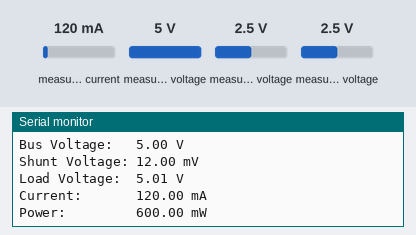
The sketch below on a simulated Arduino Uno, built with avr-gcc and run on an emulated ATmega328P. Parts: the last lines printed to the serial monitor. The inputs (shaded band) are chosen by the test bench; at power-on: measured current 120 mA, measured voltage 5 V, measured voltage 2.5 V.

Above: at 2.6 s.
2.7 s: measured current set to 40 mA
At 4.1 s:
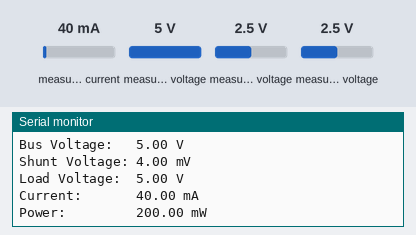
4.2 s: measured current set to 500 mA
At 5.9 s:
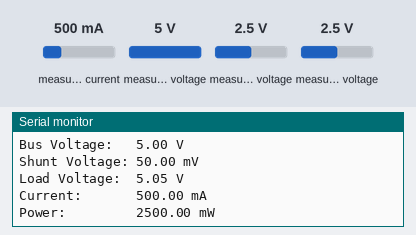
8.6 s: measured voltage (sensor 0) set to 0.3 V
At 10.5 s:
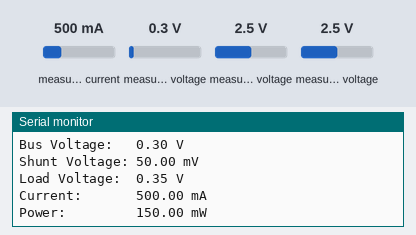
Timing chart, 0 to 12.0 s (numbered marks = the images above; inputs shaded):
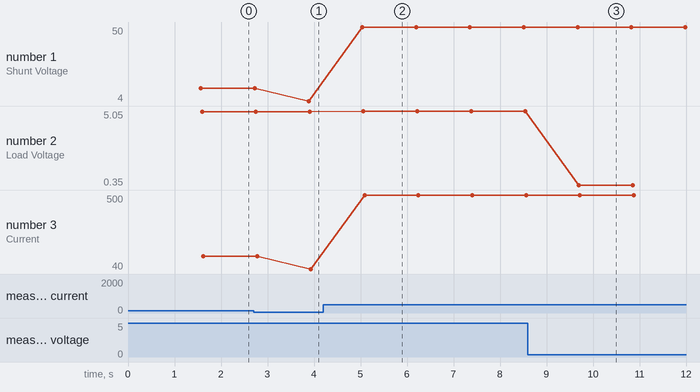

The sketch:

spi_ina219_ads1115.ino
```cpp
#include <Arduino.h>        // Core Arduino
#include <Wire.h>   //  I2C communication SDA,SCL


#include <Adafruit_ADS1X15.h> //  ADS1115 16-bit ADC
#include <Adafruit_INA219.h>  //  INA218  12-bit current sensing IC using shunt


#define SERIAL_BAUD_RATE 115200

// Use i2c scanner to get the bus addresses , https://github.com/RalphBacon/ADS1115-ADC/blob/master/I2C_HEX_ADDRESS_SCANNER.ino
#define I2C_ADD_ADS1115  0x48  // Bus HEX code of ADS1115   also,  0x48, 0x49, 0x4a, 0x4b.
#define I2C_ADD_INA219 0x45   // Bus HEX code of INA219  also ,   0x40, 0x41, 0x42, 0x43,.... 0x4C, 0x4D, 0x4E, 0x4F.


Adafruit_INA219 ina219;
Adafruit_ADS1115 ads1115;


void setup_ina219(){
     // Initialize the INA219.
    // By default the initialization will use the largest range (32V, 2A).  However
    // you can call a setCalibration function to change this range (see comments).


    if (! ina219.begin()) {
      Serial.println("Failed to find INA219 chip");
      while (1) { delay(10); }
    }
    else
    {
      Serial.println("Success to initialize INA219.");
      delay(700);
    }

    // To use a slightly lower 32V, 1A range (higher precision on amps):
    //ina219.setCalibration_32V_1A();

    // Or to use a lower 16V, 400mA range (higher precision on volts and amps):
    //ina219.setCalibration_16V_400mA();

    Serial.println("Measuring voltage and current with INA219 ...");
  }


void setup_ads1115()
{
  // Serial.println("Getting differential reading from AIN0 (P) and AIN1 (N)");
  // Serial.println("ADC Range: +/- 6.144V (1 bit = 3mV/ADS1015, 0.1875mV/ADS1115)");

  // The ADC input range (or gain) can be changed via the following
  // functions, but be careful never to exceed VDD +0.3V max, or to
  // exceed the upper and lower limits if you adjust the input range!
  // Setting these values incorrectly may destroy your ADC!
  //                                                                ADS1015  ADS1115
  //                                                                -------  -------
  // ads.setGain(GAIN_TWOTHIRDS);  // 2/3x gain +/- 6.144V  1 bit = 3mV      0.1875mV (default)
  // ads.setGain(GAIN_ONE);        // 1x gain   +/- 4.096V  1 bit = 2mV      0.125mV
  // ads.setGain(GAIN_TWO);        // 2x gain   +/- 2.048V  1 bit = 1mV      0.0625mV
  // ads.setGain(GAIN_FOUR);       // 4x gain   +/- 1.024V  1 bit = 0.5mV    0.03125mV
  // ads.setGain(GAIN_EIGHT);      // 8x gain   +/- 0.512V  1 bit = 0.25mV   0.015625mV
  ads1115.setGain(GAIN_SIXTEEN); // 16x gain  +/- 0.256V  1 bit = 0.125mV  0.0078125mV

  if (!ads1115.begin())
  {
    Serial.println("Failed to initialize ADS.");
    delay(2000);

  }
  else
  {
    Serial.println("Success to initialize ADS.");
    delay(700);
  }
}


void print_ads_readings(){
    int16_t results;

    /* Be sure to update this value based on the IC and the gain settings! */
    float   multiplier = 3.0F;    /* ADS1015 @ +/- 6.144V gain (12-bit results) */
    //float multiplier = 0.1875F; /* ADS1115  @ +/- 6.144V gain (16-bit results) */

    results = ads1115.readADC_Differential_0_1();

    Serial.print("Differential: "); Serial.print(results); Serial.print("("); Serial.print(results * multiplier); Serial.println("mV)");

  }


void print_ina_readings(){
      float shuntvoltage = 0;
      float busvoltage = 0;
      float current_mA = 0;
      float loadvoltage = 0;
      float power_mW = 0;

      shuntvoltage = ina219.getShuntVoltage_mV();
      busvoltage = ina219.getBusVoltage_V();
      current_mA = ina219.getCurrent_mA();
      power_mW = ina219.getPower_mW();
      loadvoltage = busvoltage + (shuntvoltage / 1000);

      Serial.print("Bus Voltage:   "); Serial.print(busvoltage); Serial.println(" V");
      Serial.print("Shunt Voltage: "); Serial.print(shuntvoltage); Serial.println(" mV");
      Serial.print("Load Voltage:  "); Serial.print(loadvoltage); Serial.println(" V");
      Serial.print("Current:       "); Serial.print(current_mA); Serial.println(" mA");
      Serial.print("Power:         "); Serial.print(power_mW); Serial.println(" mW");
      Serial.println("");

  }


void setup() {
  // put your setup code here, to run once:

  Serial.begin(9600);
  Serial.println("Hello!");

  setup_ads1115();
  setup_ina219();


}

void loop() {
  // put your main code here, to run repeatedly:
  Serial.println("------------ADS1115------------");

  print_ads_readings();
  Serial.println("------------INA219-------------");

  print_ina_readings();

  delay(1000); // Can be replaced by millis concept;

}


//Resources:
//https://www.best-microcontroller-projects.com/ads1115.html
//https://www.best-microcontroller-projects.com/ina219.html
```

Measured:
- after the input at 2.7 s, the serial monitor: prints a new line after 1.2 s (image 1)
- after the input at 4.2 s, the serial monitor: prints a new line after 0.84 s (image 2)
- after the input at 8.6 s, the serial monitor: prints a new line after 1.0 s (image 3)
- plotted number 1: 12 → 4 after the input at 2.7 s, 4 → 50 after the input at 4.2 s
- plotted number 2: 5 → 5.05 after the input at 4.2 s, 5.05 → 0.35 after the input at 8.6 s
- plotted number 3: 120 → 40 after the input at 2.7 s, 40 → 500 after the input at 4.2 s
